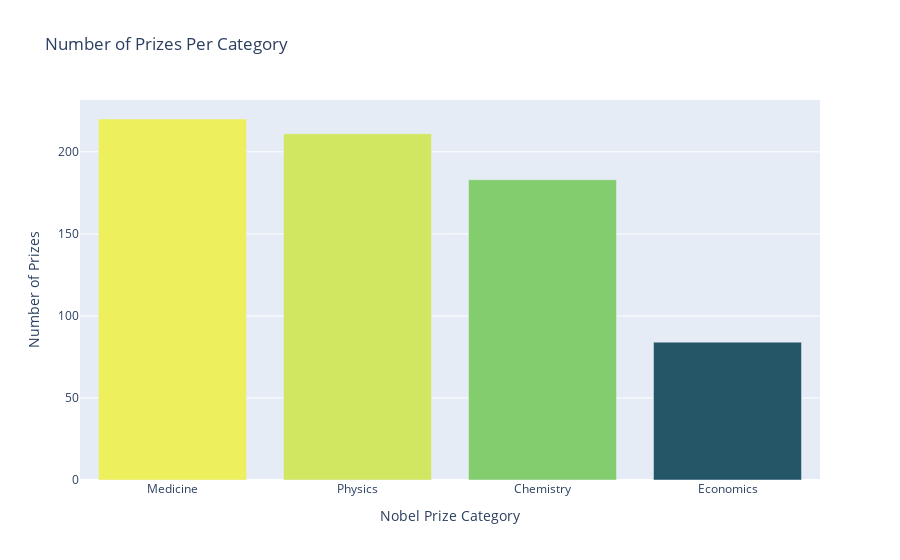

The cell this chart's notebook holds for it:
### Code cell
# I WILL USE PLOTLY TO Plot the bar graph

# _________STEPS_________
# 1. Create a df called prizes_per_category
# 2. plot the graph

prizes_per_category = nobel_prize.category.value_counts() 

bar = px.bar(
    x = prizes_per_category.index,
    y = prizes_per_category.values,
    color = prizes_per_category.values,
    color_continuous_scale='Aggrnyl',
    title = 'Number of Prizes Per Category',
    height=500
            )

bar.update_layout(
    xaxis_title = 'Nobel Prize Category',
    yaxis_title = 'Number of Prizes',
    coloraxis_showscale =False
                 )
bar.show()

### Figure 1 — Plotly figure (JSON) as saved in the notebook; plotly's stock layout.template omitted (floating-point values rounded to 4 significant figures)
{"data": [{"alignmentgroup": "True", "hovertemplate": "x=%{x}<br>y=%{y}<br>color=%{marker.color}<extra></extra>", "legendgroup": "", "marker": {"color": [220, 211, 183, 84], "coloraxis": "coloraxis", "pattern": {"shape": ""}}, "name": "", "offsetgroup": "", "orientation": "v", "showlegend": false, "textposition": "auto", "type": "bar", "x": ["Medicine", "Physics", "Chemistry", "Economics"], "xaxis": "x", "y": [220, 211, 183, 84], "yaxis": "y"}], "layout": {"autosize": true, "barmode": "relative", "coloraxis": {"colorbar": {"title": {"text": "color"}}, "colorscale": [[0, "rgb(36, 86, 104)"], [0.1667, "rgb(15, 114, 121)"], [0.3333, "rgb(13, 143, 129)"], [0.5, "rgb(57, 171, 126)"], [0.6667, "rgb(110, 197, 116)"], [0.8333, "rgb(169, 220, 103)"], [1, "rgb(237, 239, 93)"]], "showscale": false}, "legend": {"tracegroupgap": 0}, "title": {"text": "Number of Prizes Per Category"}, "xaxis": {"anchor": "y", "autorange": true, "domain": [0, 1], "range": [-0.5, 3.5], "title": {"text": "Nobel Prize Category"}, "type": "category"}, "yaxis": {"anchor": "x", "autorange": true, "domain": [0, 1], "range": [0, 231.6], "title": {"text": "Number of Prizes"}, "type": "linear"}}}
